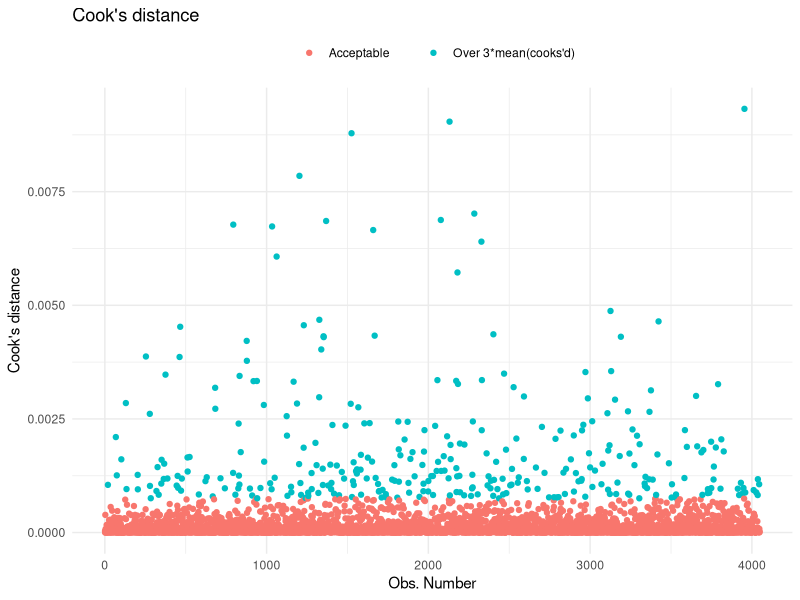
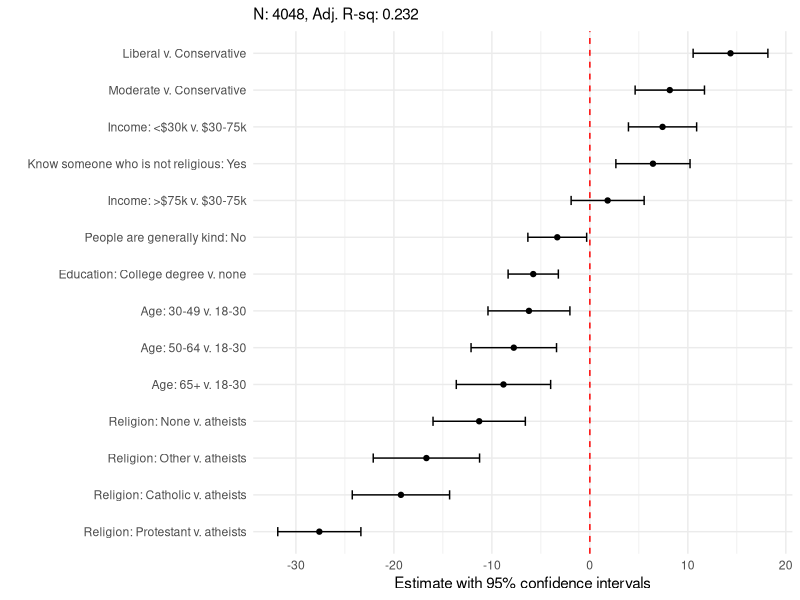

Generate these figures, in order, with R: (Note: this script raises an error after producing the figures.)
## ---- chunk 1
knitr::opts_chunk$set(fig.width=12, fig.height=8, 
                      warning=FALSE, message=FALSE, eval=FALSE,
                      cache=TRUE, results = 'hide',echo=FALSE)

## ---- chunk 2


'# PROLOG   #################################################'   

'# PROJECT: REGRESSION IN R EXERCISES #'   
'# PURPOSE: MULTIVARIATE REGRESSION SURVEY DATA #'   
'# DIR:     Dropbox/R/RegressionInR #'   
'# DATA:    R11705472_SL320.csv #'   
'# AUTHOR:  Todd COMBS #'   
'# CREATED: JULY 29, 2018 #'   
'# LATEST:  JUL 29, 2018 #'   
'# NOTES:   Multivariate regression of Atheist feeling thermometer #'   
'#          Data from Pew religion survey 2017 #'
'# PROLOG   ################################################'  

## ---- chunk 3
ar2 <- function (srm) # where srm is the survey regression model object
{
  r2 = (srm$null.deviance - srm$deviance)/srm$null.deviance
  adjust = srm$df.null/(srm$df.null - length(coef(srm)))
  value = 1 - ((1 - r2) * adjust)
  return(value)
} 

# Then use ar2(YOURMODELNAME) to calculate the value.
## ---- chunk 4

#libraries
library(tidyverse)
library(magrittr)
library(lmtest)
library(haven)
library(labelled)
library(survey)
library(car)
library(sandwich)

# ADJ R SQUARED FUNCTION 

#adjusted r-squared function
ar2 <- function (srm) # where srm is the survey regression model object
{
  r2 = (srm$null.deviance - srm$deviance)/srm$null.deviance
  adjust = srm$df.null/(srm$df.null - length(coef(srm)))
  value = 1 - ((1 - r2) * adjust)
  return(value)
}  
# data
r <- read_spss("ATP W24.sav")

## ---- chunk 5

# make variable dictionary
rlabs <- tibble(var = names(r), labels =as.character(var_label(r)))
rlabs2 <- rlabs %>%
  mutate(labels = str_sub(labels,start=95))
# rename vars
r <- r %>%
  rename(atheistFT = REL3F_W24, 
         weight = WEIGHT_W24,
         relig = F_RELIG_FINAL,
         ideo = F_IDEO_FINAL,
         income = F_INCOME_FINAL,
         raceth = F_RACETHN_RECRUITMENT,
         ed = F_EDUCCAT_FINAL,
         age = F_AGECAT_FINAL,
         reg = F_CREGION_FINAL,
         sex = F_SEX_FINAL,
         knowNonRelig = REL5_W24,
         kind = KIND1_W24)

r <- r %>%
  select(atheistFT,weight, relig, ideo, income, raceth,
         ed, age, reg, sex, knowNonRelig, kind)

# recodes

r <- r %>%
  mutate(relig = case_when(relig==1~"Protestant",
                           relig==2~"Roman Catholic",
                           relig %in% 9:10~"Atheist/Agnostic",
                           relig==12~"None",
                           relig %in% c(3:8,11,13:14)~"Other"),
         ideo = case_when(ideo %in% 1:2~"Conservative",
                          ideo==3~"Moderate",
                          ideo %in% 4:5~"Liberal"),
         income = case_when(income %in% 1:3~"<$30k",
                            income %in% 4:6~"$30-75k",
                            income %in% 7:9~">$75k"),
         raceth = case_when(raceth==1~"White",
                            raceth==2~"Black",
                            raceth==3~"Hispanic",
                            raceth==4~"Other"),
         ed = case_when(ed==1~"College grad",
                        ed %in% 2:3~"No degree"),
         age = case_when(age==1~"18-29",
                         age==2~"30-49",
                         age==3~"50-64",
                         age==4~"65+"),
         reg = case_when(reg==1~"Northeast",
                         reg==2~"Midwest",
                         reg==3~"South",
                         reg==4~"West"),
         sex = case_when(sex==1~"Male",
                         sex==2~"Female"),
         knowNonRelig = case_when(knowNonRelig==1~"Yes",
                                  knowNonRelig==2~"No"),
         kind = case_when(kind==1~"People are kind",
                          kind==2~"People are unkind"))
r <- r %>%
  mutate_at(vars(3:12),factor)
  
 
 
rs <- svydesign(ids=~1, data=na.omit(r), weights=~weight)  

## ---- chunk 6



## ---- chunk 7

m1 <- svyglm(atheistFT~relig+ideo+income+raceth+ed+age+
               reg+sex+knowNonRelig+kind,
             design=rs)  
  
m2 <- svyglm(atheistFT~relig+income+ed+age+knowNonRelig+ideo+kind,
             design=rs)  



ar2(m2)

## ---- chunk 8

# SVYGLM computes robust standard errors so these should suffice for
# potential heteroskedasticity

# outliers/influential obs
g <- ggplot(m2, aes(seq_along(.cooksd), .cooksd))
r2 <- as_tibble(g$data)
r3 <- rs$variables %>%
  mutate(cooksd = r2 %$% .cooksd)

r3 <- r3 %>%
  mutate(high = case_when(cooksd>mean(cooksd)*3~"Over 3*mean(cooks'd)",
                          cooksd<=mean(cooksd)*3~"Acceptable        "),
         obs = row_number()) 

g <- r3 %>%
  ggplot(aes(x=obs, y=cooksd, color=high))

g <- g + geom_point()


g <- g+labs(x="Obs. Number", y="Cook's distance", color="",title="Cook's distance")

g <- g  + theme_minimal() + theme(legend.position = 'top')

g

rs2 <- svydesign(ids=~1, data=r3, weights=~weight)

rs3 <- subset(rs2, cooksd<0.005)


m3 <- svyglm(atheistFT~relig+income+ed+age+knowNonRelig+ideo+kind,
             design=rs3)  

# coefs aren't that different, so we'll use all obs (m2)


## ---- chunk 9

# coefplot

myco <- summary(m2)$coef[-1,1:2]

myco <- as_tibble(myco) %>%
  mutate(lab=c("Religion: None v. atheists",
        "Religion: Other v. atheists",
        "Religion: Protestant v. atheists",
        "Religion: Catholic v. atheists",
        "Income: <$30k v. $30-75k",
        "Income: >$75k v. $30-75k",
        "Education: College degree v. none",
        "Age: 30-49 v. 18-30",
        "Age: 50-64 v. 18-30",
        "Age: 65+ v. 18-30",
        "Know someone who is not religious: Yes",
        "Liberal v. Conservative",
        "Moderate v. Conservative",
        "People are generally kind: No"))

names(myco) <-  c("est","se","lab")

myco <- myco %>%
  mutate(lb=est-se*1.96,
         ub=est+se*1.96)
  
# plot

g <- myco %>%
  ggplot(aes(x=est,xmin=lb,xmax=ub,y=reorder(lab,est)))

g <- g + geom_errorbarh(height=0.25) + geom_point()

g <- g + labs(x="Estimate with 95% confidence intervals",
              y="",subtitle="N: 4048, Adj. R-sq: 0.232")
g <- g + geom_vline(xintercept=0,color="red",linetype=2) +
  theme_minimal()

g
  

## ---- chunk 10

# predictions

# liberal v. conservative

r4 <- r3 %>%
  select(1:12)

map(r4 %>% select(-weight,-atheistFT), table)

lib <- as_tibble(r4) %>%
  mutate(relig = as_factor("Protestant", levels=levels(r %$% relig)),
         ideo = as_factor("Liberal", levels=levels(r %$% ideo)),
         income=as_factor("$30-75k", levels=levels(r %$% income)),
         raceth=as_factor("White", levels=levels(r %$% raceth)),
         ed=as_factor("College grad", levels=levels(r %$% ed)),
         age=as_factor("50-64", levels=levels(r %$% age)),
         knowNonRelig= as_factor("Yes", levels(r %$% knowNonRelig)),
         kind = as_factor("People are kind", levels(r %$% kind)))

cons <- as_tibble(r4) %>%
  mutate(relig = as_factor("Protestant", levels=levels(r %$% relig)),
         ideo = as_factor("Conservative", levels=levels(r %$% ideo)),
         income=as_factor("$30-75k", levels=levels(r %$% income)),
         raceth=as_factor("White", levels=levels(r %$% raceth)),
         ed=as_factor("College grad", levels=levels(r %$% ed)),
         age=as_factor("50-64", levels=levels(r %$% age)),
         knowNonRelig= as_factor("Yes", levels(r %$% knowNonRelig)),
         kind = as_factor("People are kind", levels(r %$% kind)))

# Protestant v. non-religious
prot <- as_tibble(r4) %>%
  mutate(relig = as_factor("Protestant", levels=levels(r %$% relig)),
         ideo = as_factor("Moderate", levels=levels(r %$% ideo)),
         income=as_factor("$30-75k", levels=levels(r %$% income)),
         raceth=as_factor("White", levels=levels(r %$% raceth)),
         ed=as_factor("College grad", levels=levels(r %$% ed)),
         age=as_factor("50-64", levels=levels(r %$% age)),
         knowNonRelig= as_factor("Yes", levels(r %$% knowNonRelig)),
         kind = as_factor("People are kind", levels(r %$% kind)))

norel <- as_tibble(r4) %>%
  mutate(relig = as_factor("None", levels=levels(r %$% relig)),
         ideo = as_factor("Moderate", levels=levels(r %$% ideo)),
         income=as_factor("$30-75k", levels=levels(r %$% income)),
         raceth=as_factor("White", levels=levels(r %$% raceth)),
         ed=as_factor("College grad", levels=levels(r %$% ed)),
         age=as_factor("50-64", levels=levels(r %$% age)),
         knowNonRelig= as_factor("Yes", levels(r %$% knowNonRelig)),
         kind = as_factor("People are kind", levels(r %$% kind)))

lp <- predict(m2, newdata = lib, se.fit=T)
lp <- tibble(est=lp[1], se=sqrt(attr(lp,"var")[1]),varn="Liberal Protestant")

cp <- predict(m2, newdata = cons, se.fit=T)
cp <- tibble(est=cp[1], se=sqrt(attr(cp,"var")[1]),varn="Conservative Protestant")

pp <- predict(m2, newdata = prot, se.fit=T)
pp <- tibble(est=pp[1], se=sqrt(attr(pp,"var")[1]),varn="Protestant-Moderate")

np <- predict(m2, newdata = norel, se.fit=T)
np <- tibble(est=np[1], se=sqrt(attr(np,"var")[1]),varn="Not religious-Moderate")


mypred <- bind_rows(lp,cp,pp,np)
mypred <- mypred %>%
  mutate(lb=est-se*1.96,
         ub=est+se*1.96)

g <- mypred %>%
  ggplot(aes(x=varn, y=est, ymin=lb, ymax=ub))

g <- g + geom_errorbar(width=0.25) + geom_point()

g <- g + labs(y="Predicted Atheist feeling thermometer (95% CIs)",
              x="") + theme_minimal()

g
